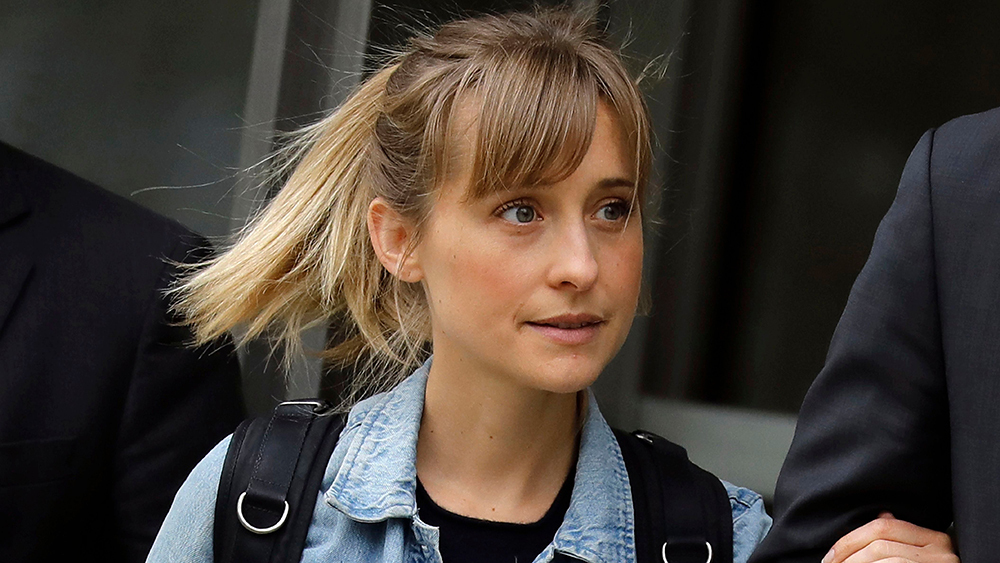
#> input picture dataset/Allison/00000000.jpg, 1000 x 563 px; its folder holds only this picture in this run
$ python face_ml_encoder.py --face haarcascade_frontalface_default.xml --output out.png --dataset dataset/Allison   (older library calls are emulated)
#> lines starting #> are read from the running program, lines starting #| are printed output that depends on the picture
### pyimagesearch/face_recognition/facedetector.py
# import the necessary packages
import cv2
import imutils

class FaceDetector:
	def __init__(self, faceCascadePath):
		# load the face detector
		self.faceCascade = cv2.CascadeClassifier(faceCascadePath)

	def detect(self, image, scaleFactor=1.1, minNeighbors=5, minSize=(30, 30)):
		# detect faces in the image
		flags = cv2.cv.CV_HAAR_SCALE_IMAGE if imutils.is_cv2() else cv2.CASCADE_SCALE_IMAGE
		rects = self.faceCascade.detectMultiScale(image, scaleFactor=scaleFactor,
			minNeighbors=minNeighbors, minSize=minSize, flags=flags)

		# return the bounding boxes around the faces in the image
		return rects

### face_ml_encoder.py
from __future__ import print_function
from imutils import paths
import pickle
import os
from pyimagesearch.face_recognition import FaceDetector
from imutils import encodings
import argparse
import imutils
import cv2

# construct the argument parse and parse command line arguments
ap = argparse.ArgumentParser()
ap.add_argument("-f", "--face", required=True, help="path to face detection cascade")
ap.add_argument("-o", "--output", required=True, help="path to output file")
ap.add_argument("-w", "--write-mode", type=str, default="a+", help="write method for the output file")
ap.add_argument("-i","--dataset", required=True, help = "path to input directory of faces + images")
args = vars(ap.parse_args())

fd = FaceDetector(args["face"])
f = open(args["output"], args["write_mode"])
total = 0
color = (0, 225, 0)

print("[INFO] quantifying faces...")
imagePaths = list(paths.list_images(args["dataset"]))
for (i, imagePath) in enumerate(imagePaths):
	image = cv2.imread(imagePath)
#> image is the input picture: shape (563, 1000, 3); mean B, G, R 52.5, 59.6, 68.3
	frame = imutils.resize(image, width=500)
	gray = cv2.cvtColor(frame, cv2.COLOR_BGR2GRAY)
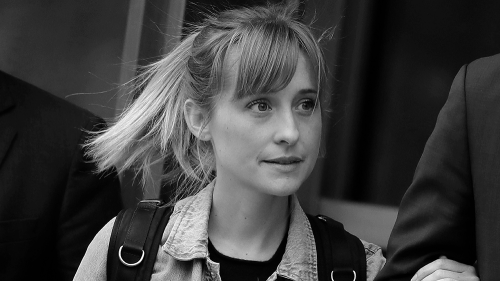
#> gray: shape (281, 500); min 0, max 255, mean 61.4
	faceRects = fd.detect(gray, scaleFactor=1.05, minNeighbors=7, minSize=(60, 60))
#> in detect, `rects = self.faceCascade.detectMultiScale(image, scaleFactor=scaleFact..`: rects = [[213, 54, 140, 140]]
#> faceRects = [[213, 54, 140, 140]]
	if len(faceRects) > 0:
		# sort the bounding boxes, keeping only the largest one
		(x, y, w, h) = max(faceRects, key=lambda b:(b[2] * b[3]))
#> x = 213; y = 54; w = 140; h = 140
		face = gray[y:y + h, x:x + w].copy(order="C")
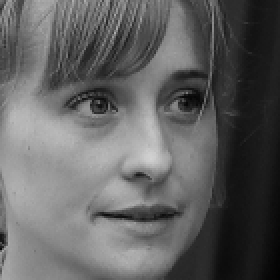
#> face: shape (140, 140) (shown 2 times larger); min 2, max 210, mean 97.4
		f.write("{}\n".format(encodings.base64_encode_image(face)))
#> (this line was passed over: imutils is not available in this run)
		total+=1
		cv2.rectangle(frame, (x, y), (x + w, y + h), color, 2)
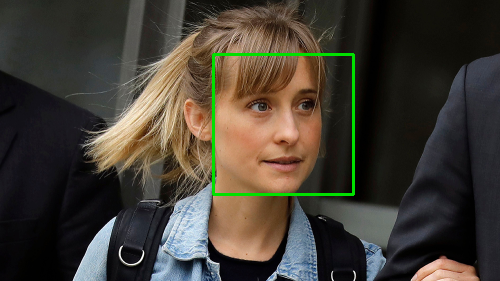
#> frame: shape (281, 500, 3); mean B, G, R 51.9, 61.4, 67.2
	cv2.imshow("Frame", frame)
print("[INFO] wrote {} frames to file".format(total))
f.close()
cv2.destroyAllWindows()

$ run again, on dataset/Annette/00000000.jpg
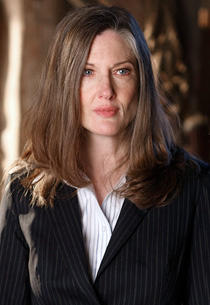
#> input picture dataset/Annette/00000000.jpg, 210 x 305 px
#> image is the input picture: shape (305, 210, 3); mean B, G, R 57.4, 64.3, 81.3
#> `gray = cv2.cvtColor(frame, cv2.COLOR_BGR2GRAY)`:
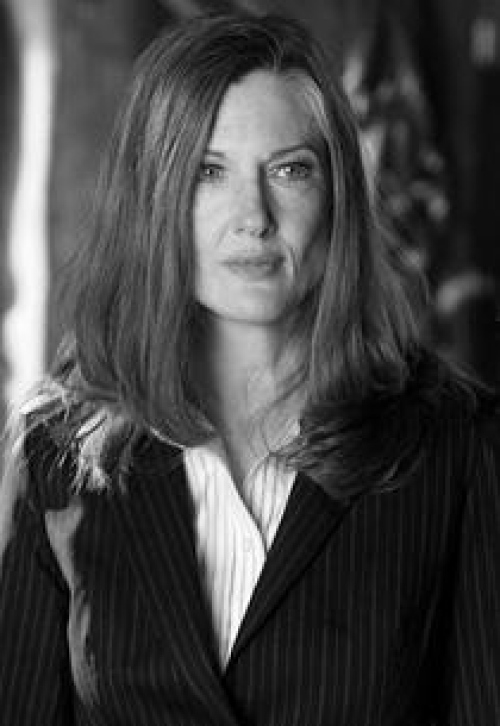
#> gray: shape (726, 500); min 0, max 254, mean 68.6
#> rects = [[154, 101, 196, 196], [168, 395, 156, 156]]
#> x = 154; y = 101; w = 196
#> `cv2.rectangle(frame, (x, y), (x + w, y + h), color, 2)`:
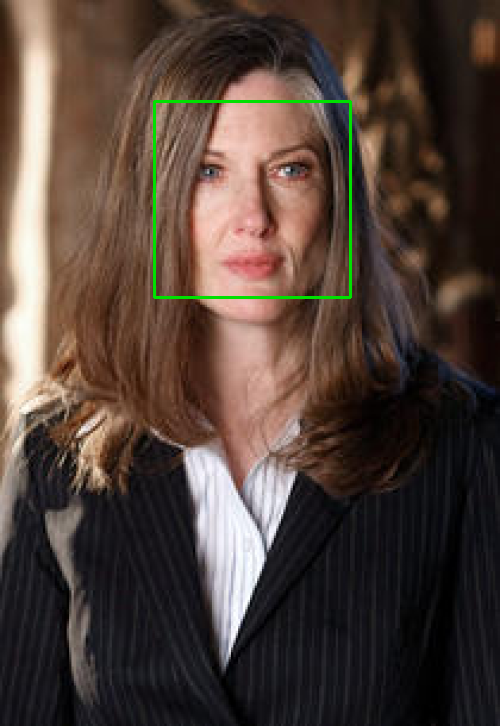
#> frame: shape (726, 500, 3); mean B, G, R 56.9, 65.1, 80.5

$ run again, on dataset/Allison/00000004.jpg
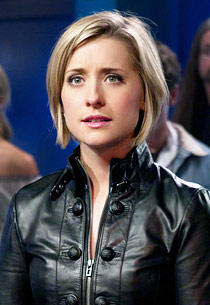
#> input picture dataset/Allison/00000004.jpg, 210 x 305 px
#> image is the input picture: shape (305, 210, 3); mean B, G, R 83.5, 75, 77
#> `gray = cv2.cvtColor(frame, cv2.COLOR_BGR2GRAY)`:
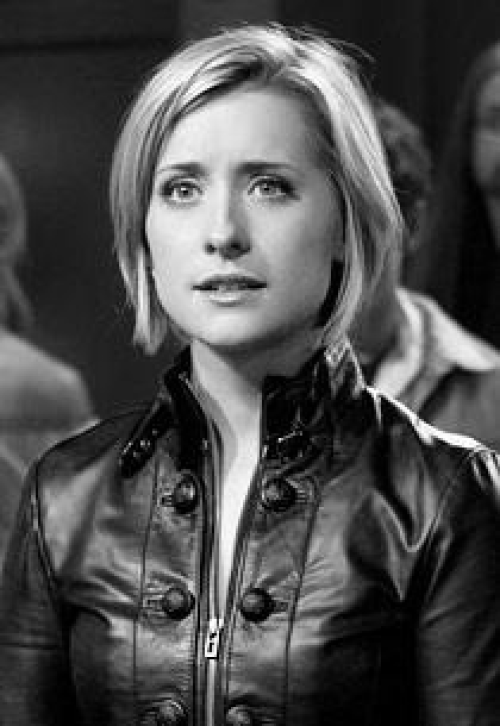
#> gray: shape (726, 500); min 0, max 255, mean 76.5
#> rects = [[107, 94, 235, 235]]
#> x = 107; y = 94; w = 235
#> `cv2.rectangle(frame, (x, y), (x + w, y + h), color, 2)`:
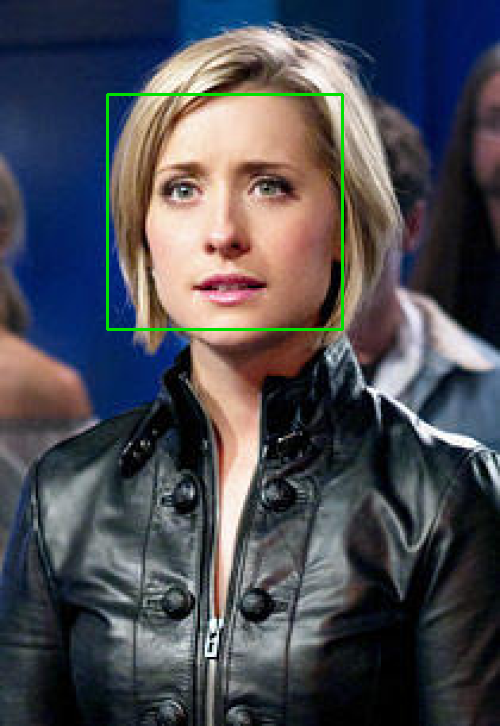
#> frame: shape (726, 500, 3); mean B, G, R 82.7, 75.9, 76.1
